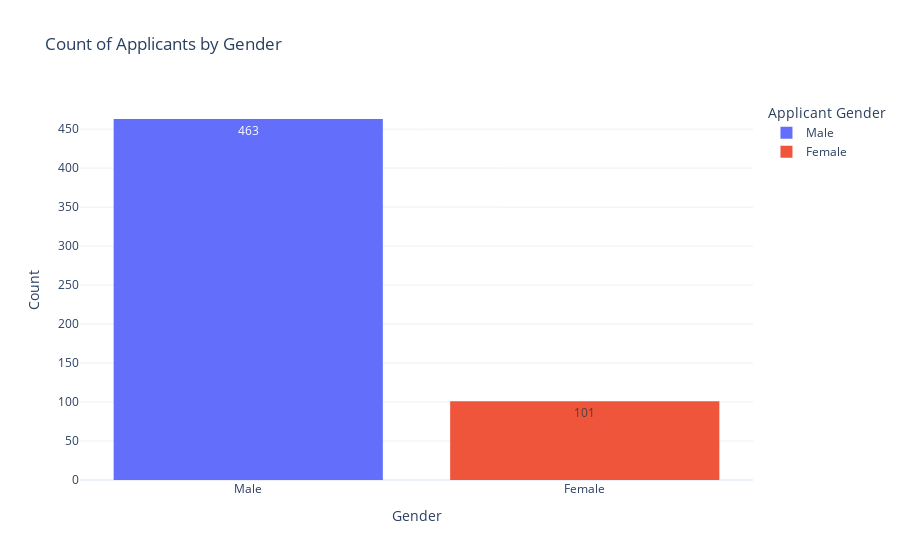

Notebook code cell kept with this figure:
### Code cell
fig = px.histogram(df, x='Gender', color='Gender',
                   title='Count of Applicants by Gender',
                   labels={'Gender': 'Applicant Gender'},
                   text_auto=True)

fig.update_layout(
    xaxis_title="Gender",
    yaxis_title="Count",
    bargap=0.2,
    template="plotly_white"
)

fig.show()

### Figure 1 — Plotly figure (JSON) as saved in the notebook; plotly's stock layout.template omitted (floating-point values rounded to 4 significant figures; data arrays with more than 128 entries replaced by an {"elided": "..."} marker saying what was removed)
{"data": [{"alignmentgroup": "True", "bingroup": "x", "hovertemplate": "Applicant Gender=%{x}<br>count=%{y}<extra></extra>", "legendgroup": "Male", "marker": {"color": "#636efa", "pattern": {"shape": ""}}, "name": "Male", "offsetgroup": "Male", "orientation": "v", "showlegend": true, "texttemplate": "%{value}", "type": "histogram", "x": {"elided": "463 str values"}, "xaxis": "x", "yaxis": "y"}, {"alignmentgroup": "True", "bingroup": "x", "hovertemplate": "Applicant Gender=%{x}<br>count=%{y}<extra></extra>", "legendgroup": "Female", "marker": {"color": "#EF553B", "pattern": {"shape": ""}}, "name": "Female", "offsetgroup": "Female", "orientation": "v", "showlegend": true, "texttemplate": "%{value}", "type": "histogram", "x": ["Female", "Female", "Female", "Female", "Female", "Female", "Female", "Female", "Female", "Female", "Female", "Female", "Female", "Female", "Female", "Female", "Female", "Female", "Female", "Female", "Female", "Female", "Female", "Female", "Female", "Female", "Female", "Female", "Female", "Female", "Female", "Female", "Female", "Female", "Female", "Female", "Female", "Female", "Female", "Female", "Female", "Female", "Female", "Female", "Female", "Female", "Female", "Female", "Female", "Female", "Female", "Female", "Female", "Female", "Female", "Female", "Female", "Female", "Female", "Female", "Female", "Female", "Female", "Female", "Female", "Female", "Female", "Female", "Female", "Female", "Female", "Female", "Female", "Female", "Female", "Female", "Female", "Female", "Female", "Female", "Female", "Female", "Female", "Female", "Female", "Female", "Female", "Female", "Female", "Female", "Female", "Female", "Female", "Female", "Female", "Female", "Female", "Female", "Female", "Female", "Female"], "xaxis": "x", "yaxis": "y"}], "layout": {"bargap": 0.2, "barmode": "relative", "legend": {"title": {"text": "Applicant Gender"}, "tracegroupgap": 0}, "title": {"text": "Count of Applicants by Gender"}, "xaxis": {"anchor": "y", "categoryarray": ["Male", "Female"], "categoryorder": "array", "domain": [0, 1], "title": {"text": "Gender"}}, "yaxis": {"anchor": "x", "domain": [0, 1], "title": {"text": "Count"}}}}
